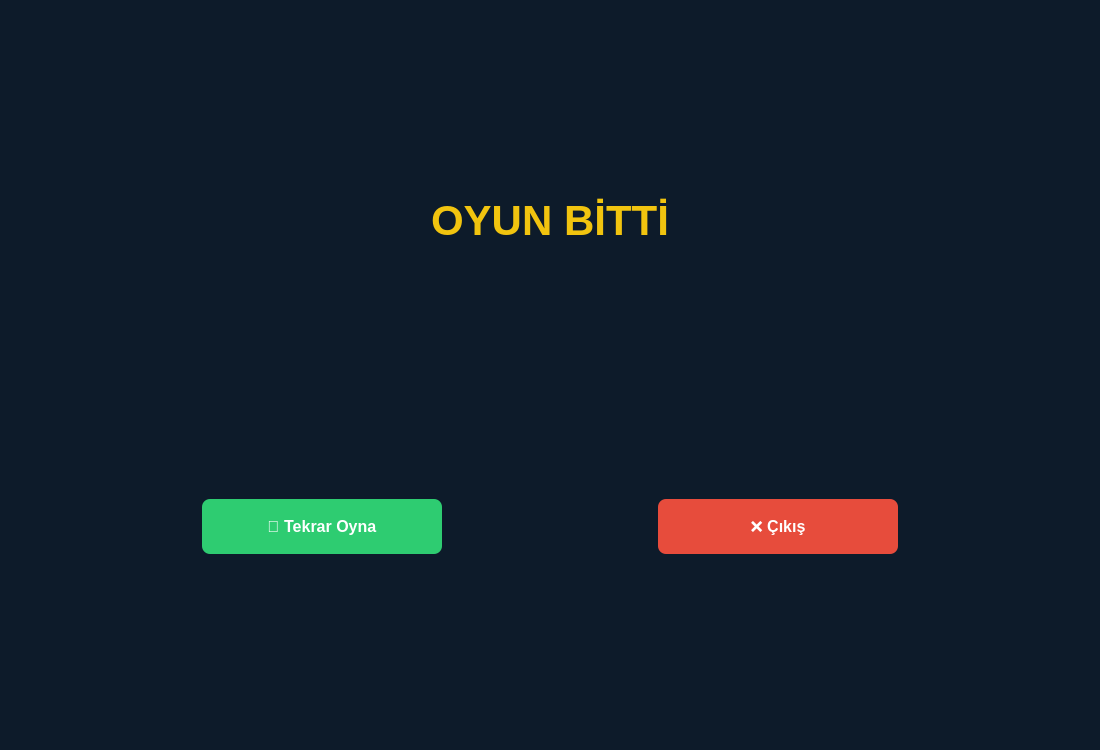
<?xml version="1.0" encoding="UTF-8"?>
<ui version="4.0">
 <class>EndScreen</class>
 <widget class="QWidget" name="EndScreen">
  <property name="geometry">
   <rect>
    <x>0</x>
    <y>0</y>
    <width>1100</width>
    <height>750</height>
   </rect>
  </property>
  <property name="windowTitle">
   <string>Amiral Battı - Oyun Bitti</string>
  </property>
  <property name="styleSheet">
   <string>background-color: #0d1b2a;</string>
  </property>
  <layout class="QVBoxLayout" name="verticalLayout">
   <property name="spacing">
    <number>24</number>
   </property>
   <property name="contentsMargins">
    <number>100</number>
    <number>100</number>
    <number>100</number>
    <number>100</number>
   </property>
   <item>
    <spacer>
     <property name="orientation"><enum>Qt::Vertical</enum></property>
     <property name="sizeHint" stdset="0"><size><width>20</width><height>40</height></size></property>
    </spacer>
   </item>
   <item>
    <widget class="QLabel" name="resultLabel">
     <property name="text">
      <string>OYUN BİTTİ</string>
     </property>
     <property name="alignment">
      <set>Qt::AlignCenter</set>
     </property>
     <property name="styleSheet">
      <string>color: #f1c40f; font-size: 42px; font-weight: bold; font-family: Arial;</string>
     </property>
    </widget>
   </item>
   <item>
    <widget class="QLabel" name="subLabel">
     <property name="text">
      <string/>
     </property>
     <property name="alignment">
      <set>Qt::AlignCenter</set>
     </property>
     <property name="styleSheet">
      <string>color: #e8f4f8; font-size: 18px; font-family: Arial;</string>
     </property>
    </widget>
   </item>
   <item>
    <spacer>
     <property name="orientation"><enum>Qt::Vertical</enum></property>
     <property name="sizeHint" stdset="0"><size><width>20</width><height>30</height></size></property>
    </spacer>
   </item>
   <item>
    <layout class="QHBoxLayout">
     <item>
      <spacer>
       <property name="orientation"><enum>Qt::Horizontal</enum></property>
       <property name="sizeHint" stdset="0"><size><width>40</width><height>20</height></size></property>
      </spacer>
     </item>
     <item>
      <widget class="QPushButton" name="playAgainBtn">
       <property name="text">
        <string>🔄 Tekrar Oyna</string>
       </property>
       <property name="minimumSize">
        <size>
         <width>240</width>
         <height>55</height>
        </size>
       </property>
       <property name="styleSheet">
        <string>QPushButton { background-color: #2ecc71; color: white; border-radius: 8px; border: none; font-size: 16px; font-weight: bold; font-family: Arial; } QPushButton:hover { background-color: #27ae60; }</string>
       </property>
      </widget>
     </item>
     <item>
      <spacer>
       <property name="orientation"><enum>Qt::Horizontal</enum></property>
       <property name="sizeHint" stdset="0"><size><width>20</width><height>20</height></size></property>
      </spacer>
     </item>
     <item>
      <widget class="QPushButton" name="quitBtn">
       <property name="text">
        <string>❌ Çıkış</string>
       </property>
       <property name="minimumSize">
        <size>
         <width>240</width>
         <height>55</height>
        </size>
       </property>
       <property name="styleSheet">
        <string>QPushButton { background-color: #e74c3c; color: white; border-radius: 8px; border: none; font-size: 16px; font-weight: bold; font-family: Arial; } QPushButton:hover { background-color: #c0392b; }</string>
       </property>
      </widget>
     </item>
     <item>
      <spacer>
       <property name="orientation"><enum>Qt::Horizontal</enum></property>
       <property name="sizeHint" stdset="0"><size><width>40</width><height>20</height></size></property>
      </spacer>
     </item>
    </layout>
   </item>
   <item>
    <spacer>
     <property name="orientation"><enum>Qt::Vertical</enum></property>
     <property name="sizeHint" stdset="0"><size><width>20</width><height>40</height></size></property>
    </spacer>
   </item>
  </layout>
 </widget>
 <resources/>
 <connections/>
</ui>
